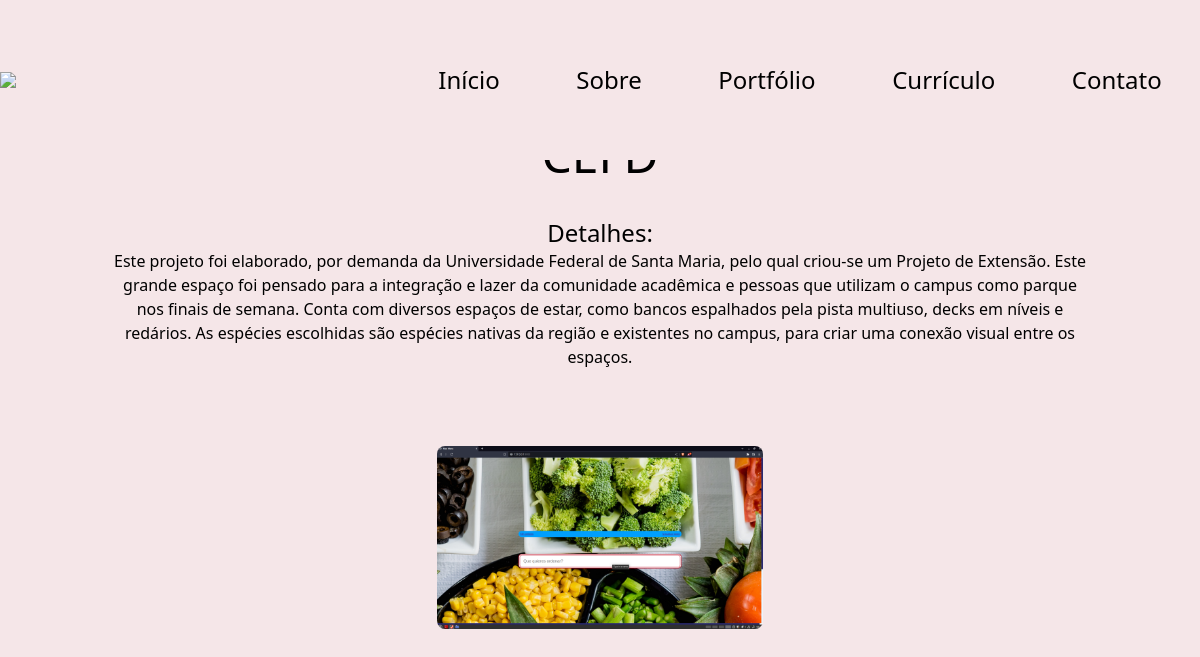
The app's page /projetos/CEFD/ with its own data.
### projects/models.py (models this page shows, shortened)
class Project(models.Model):
    name = models.CharField(max_length=30, null=False, default="", unique=True)
    description = models.TextField(default="")
    image = models.ImageField(upload_to='images/', blank=True)
    category = models.ForeignKey('Category',default=1, on_delete=models.SET_DEFAULT ,related_name="created")
    class Meta:
        verbose_name = "Projeto"
        verbose_name_plural = "Projetos"

### website/views.py (the view)
# urls.py: path('projetos/<str:pk>/', views.detail),
def detail(request, pk):
    project = Project.objects.get(name=pk)
    images = Image.objects.all().filter(project=project)
    return render(request, 'projectDetail.html',{
        'images':images,
        'detail':project
    })

### theme/templates/projectDetail.html (shortened to what this page needs)
{% extends "base.html" %}
{% load static tailwind_tags %}
{% block content %}
	<div class="w-full flex flex-col min-h-screen justify-around p-28 mt-24">
	<h2 class="text-center w-full text-5xl">
	</h2>
	<div class="w-full text-center">
	<p class="text-2xl">Detalhes:</p>
	<p class="w-full text-center text-base">{{detail.description}}</p>
	</div>
	<div class="flex flex-row flex-wrap justify-around">
		<img src="{{detail.image.url}}" class="group-hover:scale-125 ease-in duration-200 h-auto w-1/3 rounded-lg m-10">
	</div>
{% endblock %}

### theme/templates/base.html (style rules this page uses)
html { scroll-behavior: smooth; }

### records on screen
Project: description "Este projeto foi elaborado, por demanda da Universidade Federal de Santa Maria, pelo qual criou-se um Projeto de Extensão. Este grande espaço foi pensado para a integração e lazer da comunidade acadêmica e pessoas que utilizam o campus como parque nos finais de semana. Conta com diversos espaços de estar, como bancos espalhados pela pista multiuso, decks em níveis e redários. As espécies escolhidas são espécies nativas da região e existentes no campus, para criar uma conexão visual entre os espaços.", image (picture)
